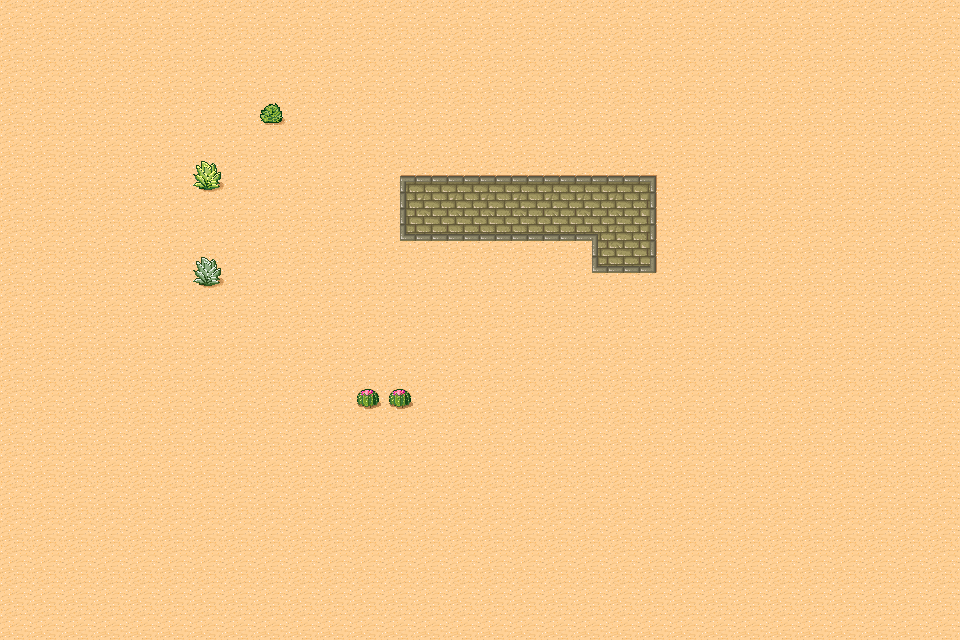

A level layout from a 2D game, rendered from its tile map. Below: a short description, then the map file with tile-grid data replaced by summaries:
An orthogonal 30x20 tile map with 32x32 px tiles, 1 tile layer (floor).

<map version="1.0" orientation="orthogonal" renderorder="right-down" width="30" height="20" tilewidth="32" tileheight="32" nextobjectid="1">
 <tileset firstgid="1" name="floor_map" tilewidth="32" tileheight="32" spacing="1" margin="1">
  <image source="tmw_desert_spacing.png" width="265" height="199" />
 </tileset>
 <layer name="floor" width="30" height="20">
  <data>[600 cells, 600 non-empty, 15 distinct tile ids]</data>
 </layer>
</map>
